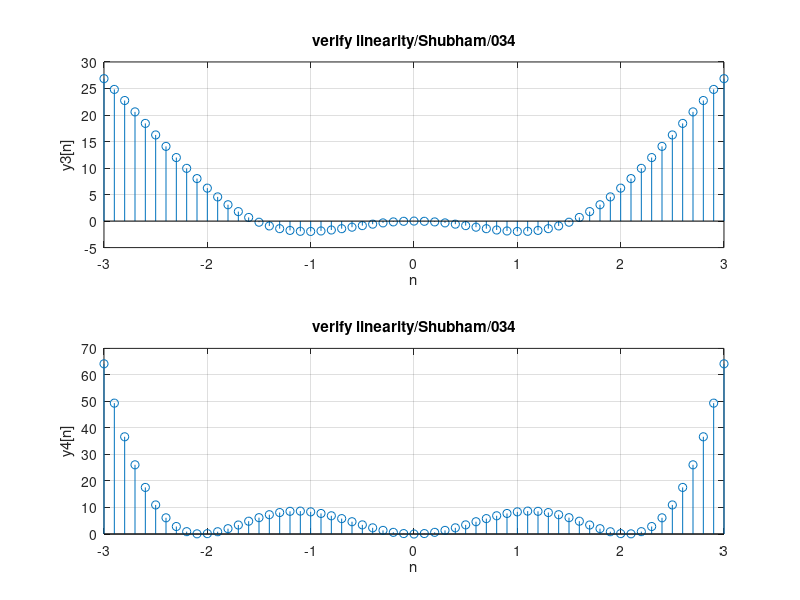

The MATLAB source for this figure:
% LTI and Convolution

%Q1. Determine whether the system is linear or nonlinear. Plot the required
%signals to verify results. Consider two signals x1[n]=n and x2[n]=sin[n]
% (a) y[n]=x^2[n]

clc;
close all;
clear all;
a1=3;
a2=-7;
n=-3:0.1:3;
x1=n;
x2=sin(n);
y1=x1.^2;
y2=x2.^2;
y3= a1*y1 + a2*y2;
x3=a1*x1+a2*x2;
y4=x3.^2;
subplot(2,1,1);
stem(n,y3);
xlabel('n');
ylabel('y3[n]');
title('verify linearity/Shubham/034');
grid on;
subplot(2,1,2);
stem(n,y4);
xlabel('n');
ylabel('y4[n]');
title('verify linearity/Shubham/034');
grid on;